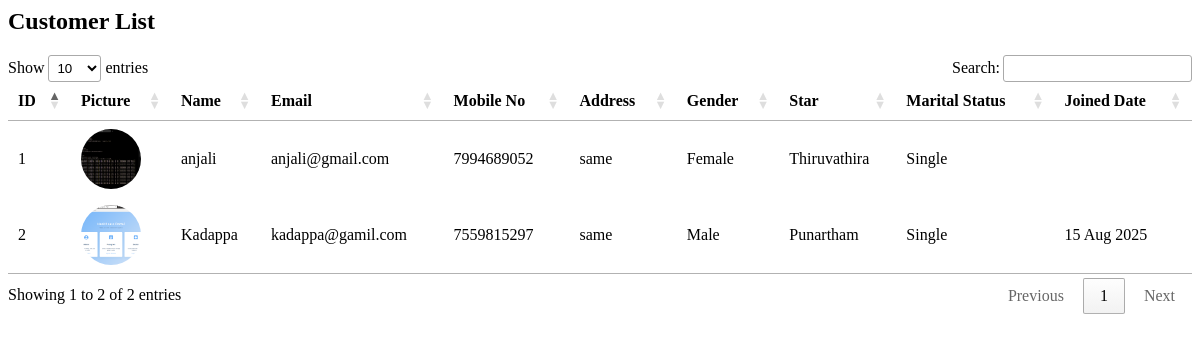
Page /customers/ (signed in) on the earlier database version.
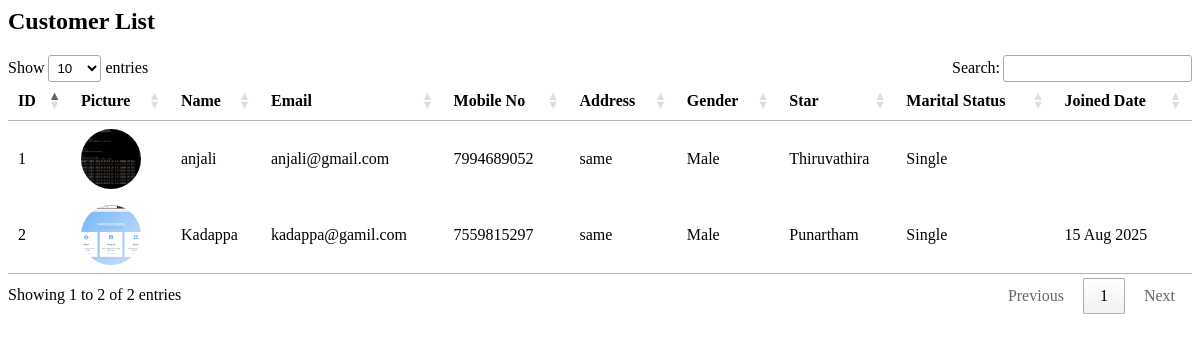
Same page on the later database version.
### accounts/models.py (models this page shows, shortened)
class Customer(models.Model):
    user = models.OneToOneField(User, related_name="customer_profile", on_delete=models.CASCADE, blank=True, null=True)
    CASTE_CHOICES = (
        ("Mudaliar", "Mudaliar"),
        ("Chetty", "Chetty"),
        ("Devanga", "Devanga"),
        ("Ezhavas_Thiyas", "Ezhavas & Thiyas"),
        ("Thandan", "Thandan"),
    )
    MARITAL_STATUS_CHOICES = (
        ("Single", "Single"),
        ("Divorced", "Divorced"),
    )
    STAR_CHOICES = (
        ("Aswathi", "Aswathi"),
        ("Bharani", "Bharani"),
        ("Karthika", "Karthika"),
        ("Rohini", "Rohini"),
        ("Makayiram", "Makayiram"),
        ("Thiruvathira", "Thiruvathira"),
        ("Punartham", "Punartham"),
        ("Pooyam", "Pooyam"),
        ("Aayilyam", "Aayilyam"),
        ("Makam", "Makam"),
        ("Pooram", "Pooram"),
        ("Uthram", "Uthram"),
        ("Atham", "Atham"),
        ("Chittira", "Chittira"),
        ("Chothi", "Chothi"),
        ("Vishakam", "Vishakam"),
        ("Anizham", "Anizham"),
        ("Thiruketta", "Thiruketta"),
        ("Moolam", "Moolam"),
        ("Pooradam", "Pooradam"),
        ("Uthradam", "Uthradam"),
        ("Thiruvonam", "Thiruvonam"),
        ("Avittam", "Avittam"),
        ("Chathayam", "Chathayam"),
        ("Pooruruttathi", "Pooruruttathi"),
        ("Uthrattathi", "Uthrattathi"),
        ("Revathi", "Revathi"),
    )
    father_name = models.CharField(max_length=256, blank=True, null=True)
    age = models.IntegerField(blank=True, null=True)
    gender = models.CharField(max_length=256, blank=True, null=True)
    contact_no = models.CharField(max_length=10, blank=True, null=True)
    description = models.CharField(max_length=256, blank=True, null=True)
    profile_image = models.ImageField(upload_to="profile_images/", null=True, blank=True)
    id_proof = models.CharField(max_length=256, blank=True, null=True)
    address = models.CharField(max_length=300, blank=True, null=True)
    star = models.CharField(max_length=50, choices=STAR_CHOICES, blank=True, null=True)
    married_sisters = models.CharField(max_length=250, blank=True, null=True)
    married_brothers = models.CharField(max_length=250, blank=True, null=True)
    no_sisters = models.CharField(max_length=250, blank=True, null=True)
    no_brothers = models.CharField(max_length=250, blank=True, null=True)
    mother_job = models.CharField(max_length=250, blank=True, null=True)
    father_job = models.CharField(max_length=250, blank=True, null=True)
    mother_name = models.CharField(max_length=250, blank=True, null=True)
    landline_no = models.IntegerField(blank=True, null=True)
    year = models.CharField(max_length=250, blank=True, null=True)
    school = models.CharField(max_length=250, blank=True, null=True)
    education = models.CharField(max_length=250, blank=True, null=True)
    income = models.CharField(max_length=250, blank=True, null=True)
    job_city = models.CharField(max_length=250, blank=True, null=True)
    job_department = models.CharField(max_length=250, blank=True, null=True)
    company = models.CharField(max_length=250, blank=True, null=True)
    job = models.CharField(max_length=250, blank=True, null=True)
    caste = models.CharField(max_length=250, choices=CASTE_CHOICES, blank=True, null=True)
    marital_status = models.CharField(max_length=50, choices=MARITAL_STATUS_CHOICES, blank=True, null=True)
    physical_condition = models.CharField(max_length=250, blank=True, null=True)
    weight = models.CharField(max_length=250, blank=True, null=True)
    complexion = models.CharField(max_length=250, blank=True, null=True)
    height = models.CharField(max_length=250, blank=True, null=True)
    time_birth = models.CharField(max_length=250, blank=True, null=True)
    place_birth = models.CharField(max_length=250, blank=True, null=True)
    dob = models.CharField(max_length=250, blank=True, null=True)
    district = models.CharField(max_length=250, blank=True, null=True)
    city = models.CharField(max_length=250, blank=True, null=True)
    post = models.CharField(max_length=250, blank=True, null=True)
    pin_code = models.CharField(max_length=250, blank=True, null=True)
    street = models.CharField(max_length=250, blank=True, null=True)
    house_name = models.CharField(max_length=250, blank=True, null=True)
    STATUS_CHOICES = (
        (0, "Pending"),
        (1, "Approved"),
    )
    status = models.IntegerField(choices=STATUS_CHOICES, default=0)
    is_active= models.BooleanField(default=True)
    created = models.DateTimeField(auto_now_add=True, blank=True, null=True)
    updated = models.DateTimeField(auto_now=True, blank=True, null=True)
    dosham = models.CharField(max_length=50, blank=True, null=True)

class User(AbstractUser):
    is_superadmin = models.BooleanField(default=False)
    is_customer = models.BooleanField(default=False)

### accounts/views.py (the view)
# urls.py: path('customers/', views.customer_list, name='customer-list'),
@login_required
def customer_list(request):
    customers = Customer.objects.select_related('user').all()  # fetch related user
    return render(request, 'super_admin/customers.html', {'customers': customers})

### templates/super_admin/customers.html (shortened to what this page needs)
<div class="container mt-4">
    <h2>Customer List</h2>
    <table id="customerTable" class="table table-striped table-bordered">
        <thead>
            <tr>
                <th>ID</th>
                <th>Picture</th>
                <th>Name</th>
                <th>Email</th>
                <th>Mobile No</th>
                <th>Address</th>
                <th>Gender</th>
                <th>Star</th>
                <th>Marital Status</th>
                <th>Joined Date</th>
            </tr>
        </thead>
        <tbody>
            {% for customer in customers %}
            <tr>
                <td>{{ customer.id }}</td>
                <td>
                    {% if customer.profile_image %}
                    <img src="{{ customer.profile_image.url }}" alt="{{ customer.user.get_full_name }}"
                         style="width: 60px; height: 60px; object-fit: cover; border-radius: 50%;">
                    {% else %}
                    No Image
                    {% endif %}
                </td>
                <td>{{ customer.user.get_full_name }}</td>
                <td>{{ customer.user.email }}</td>
                <td>{{ customer.contact_no }}</td>
                <td>{{ customer.address }}</td>
                <td>{{ customer.gender }}</td>
                <td>{{ customer.star }}</td>
                <td>{{ customer.marital_status }}</td>
                <td>{{ customer.created|date:"d M Y" }}</td>
            </tr>
            {% endfor %}
        </tbody>
    </table>
</div>
<link rel="stylesheet" href="https://cdn.datatables.net/1.13.5/css/jquery.dataTables.min.css">

Differences in the rows shown:
changed Customer "Thiruvathira": gender "Female" → "Male"
